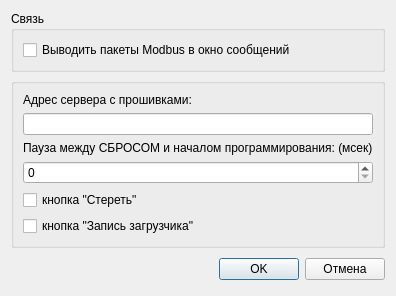
<?xml version="1.0" encoding="UTF-8"?>
<ui version="4.0">
 <class>OptDialog</class>
 <widget class="QDialog" name="OptDialog">
  <property name="geometry">
   <rect>
    <x>0</x>
    <y>0</y>
    <width>354</width>
    <height>263</height>
   </rect>
  </property>
  <property name="windowTitle">
   <string>Dialog</string>
  </property>
  <layout class="QVBoxLayout" name="verticalLayout_2">
   <item>
    <widget class="QGroupBox" name="groupBox">
     <property name="title">
      <string>Связь</string>
     </property>
     <layout class="QGridLayout">
      <property name="leftMargin">
       <number>9</number>
      </property>
      <property name="topMargin">
       <number>9</number>
      </property>
      <property name="rightMargin">
       <number>9</number>
      </property>
      <property name="bottomMargin">
       <number>9</number>
      </property>
      <property name="spacing">
       <number>6</number>
      </property>
      <item row="0" column="0">
       <widget class="QCheckBox" name="cb_modbus_packets">
        <property name="text">
         <string>Выводить пакеты Modbus в окно сообщений</string>
        </property>
       </widget>
      </item>
     </layout>
    </widget>
   </item>
   <item>
    <widget class="QGroupBox" name="groupBox_2">
     <property name="title">
      <string/>
     </property>
     <layout class="QVBoxLayout">
      <property name="spacing">
       <number>6</number>
      </property>
      <property name="leftMargin">
       <number>9</number>
      </property>
      <property name="topMargin">
       <number>9</number>
      </property>
      <property name="rightMargin">
       <number>9</number>
      </property>
      <property name="bottomMargin">
       <number>9</number>
      </property>
      <item>
       <widget class="QLabel" name="label">
        <property name="text">
         <string>Адрес сервера с прошивками:</string>
        </property>
       </widget>
      </item>
      <item>
       <widget class="QLineEdit" name="le_server_url"/>
      </item>
      <item>
       <widget class="QLabel" name="label_4">
        <property name="text">
         <string>Пауза между СБРОСОМ и началом программирования: (мсек)</string>
        </property>
       </widget>
      </item>
      <item>
       <widget class="QSpinBox" name="sb_delay">
        <property name="maximum">
         <number>99999</number>
        </property>
        <property name="singleStep">
         <number>1000</number>
        </property>
       </widget>
      </item>
      <item>
       <widget class="QCheckBox" name="cb1">
        <property name="text">
         <string>кнопка &quot;Стереть&quot;</string>
        </property>
       </widget>
      </item>
      <item>
       <widget class="QCheckBox" name="cb2">
        <property name="text">
         <string>кнопка &quot;Запись загрузчика&quot;</string>
        </property>
       </widget>
      </item>
     </layout>
    </widget>
   </item>
   <item>
    <layout class="QHBoxLayout">
     <property name="spacing">
      <number>6</number>
     </property>
     <property name="leftMargin">
      <number>0</number>
     </property>
     <property name="topMargin">
      <number>0</number>
     </property>
     <property name="rightMargin">
      <number>0</number>
     </property>
     <property name="bottomMargin">
      <number>0</number>
     </property>
     <item>
      <spacer>
       <property name="orientation">
        <enum>Qt::Horizontal</enum>
       </property>
       <property name="sizeHint" stdset="0">
        <size>
         <width>131</width>
         <height>31</height>
        </size>
       </property>
      </spacer>
     </item>
     <item>
      <widget class="QPushButton" name="okButton">
       <property name="text">
        <string>OK</string>
       </property>
      </widget>
     </item>
     <item>
      <widget class="QPushButton" name="cancelButton">
       <property name="text">
        <string>Отмена</string>
       </property>
      </widget>
     </item>
    </layout>
   </item>
  </layout>
  <zorder>groupBox</zorder>
  <zorder>groupBox_2</zorder>
  <zorder>okButton</zorder>
 </widget>
 <tabstops>
  <tabstop>cb_modbus_packets</tabstop>
  <tabstop>le_server_url</tabstop>
  <tabstop>sb_delay</tabstop>
  <tabstop>cb1</tabstop>
  <tabstop>cb2</tabstop>
  <tabstop>okButton</tabstop>
  <tabstop>cancelButton</tabstop>
 </tabstops>
 <resources/>
 <connections>
  <connection>
   <sender>okButton</sender>
   <signal>clicked()</signal>
   <receiver>OptDialog</receiver>
   <slot>accept()</slot>
   <hints>
    <hint type="sourcelabel">
     <x>268</x>
     <y>235</y>
    </hint>
    <hint type="destinationlabel">
     <x>92</x>
     <y>230</y>
    </hint>
   </hints>
  </connection>
  <connection>
   <sender>cancelButton</sender>
   <signal>clicked()</signal>
   <receiver>OptDialog</receiver>
   <slot>reject()</slot>
   <hints>
    <hint type="sourcelabel">
     <x>351</x>
     <y>235</y>
    </hint>
    <hint type="destinationlabel">
     <x>175</x>
     <y>248</y>
    </hint>
   </hints>
  </connection>
 </connections>
</ui>
